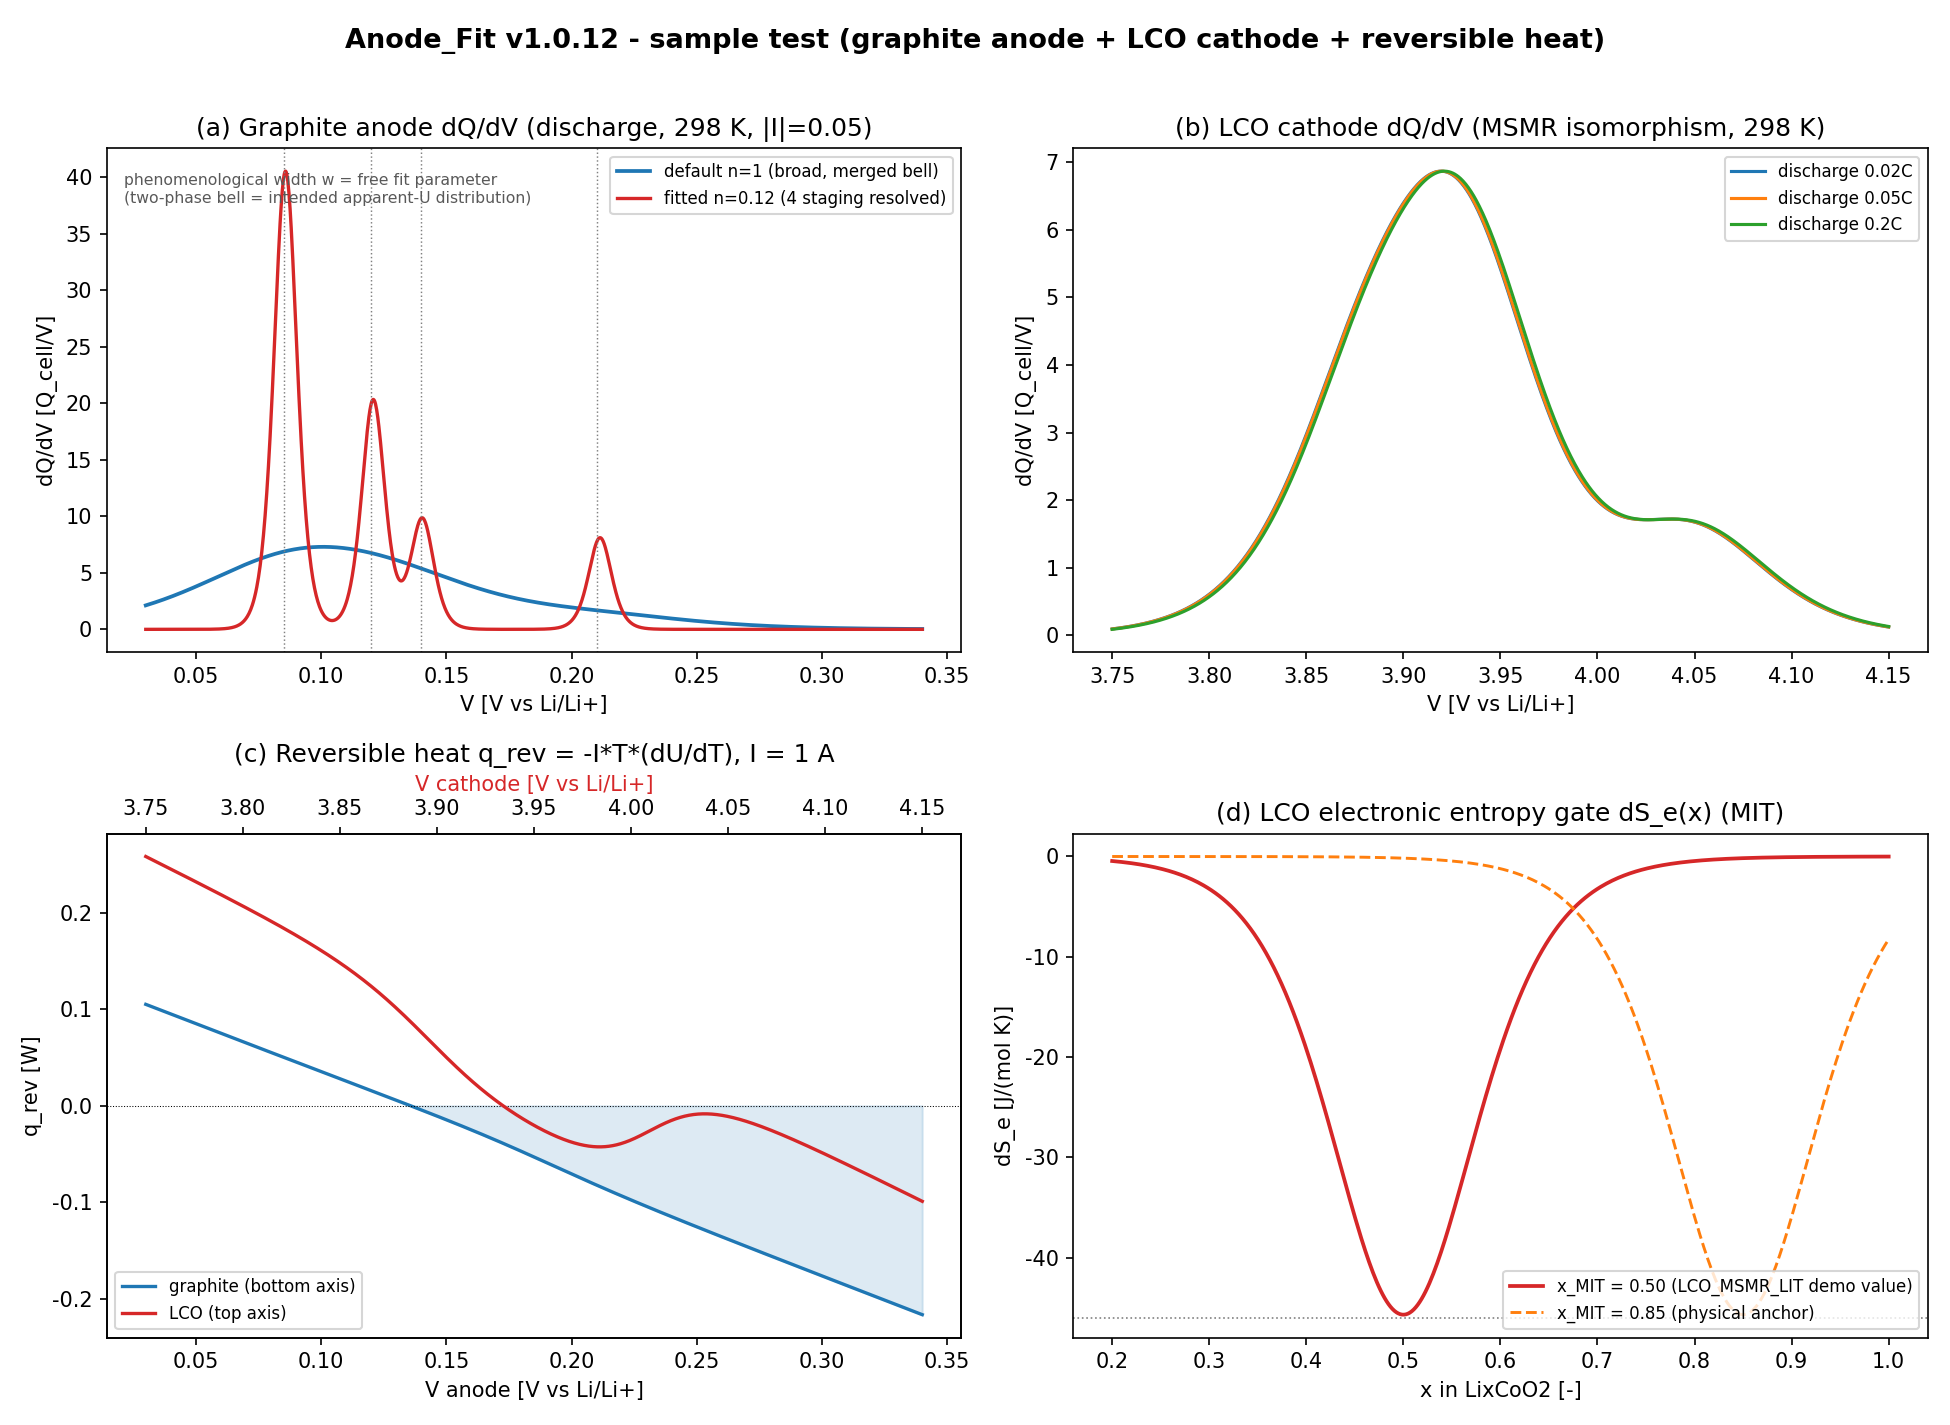

Recreate this plot in Python.
# -*- coding: utf-8 -*-
"""Anode_Fit v1.0.12 -- sample test figure (P4.4; English/ASCII labels only, glyph-safe).

Uses only v1.0.12 functions/classes (no re-implementation):
    GraphiteAnodeDischargeDQDV, LCOCathodeDQDV, func_dSe_molar,
    GRAPHITE_STAGING_LIT, LCO_MSMR_LIT, and the reversible_heat method.
Panels (2x2):
    (a) graphite anode dQ/dV (discharge, 298 K): default n=1 vs fitted n=0.12
    (b) LCO cathode dQ/dV (MSMR isomorphism) at three C-rates
    (c) reversible heat q_rev = -I*T*(dU/dT) for graphite and LCO
    (d) LCO electronic entropy MIT gate dS_e(x)
Output: sample_test_v1012.png (same folder, dpi=150). Deterministic (no RNG).
"""
import sys, importlib.util, copy
try:
    sys.stdout.reconfigure(encoding="utf-8", errors="replace")
except Exception:
    pass
import numpy as np
import matplotlib
matplotlib.use("Agg")
import matplotlib.pyplot as plt
matplotlib.rcParams["font.family"] = "DejaVu Sans"      # ASCII-safe default font
matplotlib.rcParams["axes.unicode_minus"] = False        # avoid minus-glyph issues
matplotlib.rcParams["mathtext.default"] = "regular"

CODE = r"D:\Projects\Project_Anode_Fit\Claude\docs\v1.0.12\Anode_Fit_v1.0.12.py"
OUT = r"D:\Projects\Project_Anode_Fit\Claude\docs\v1.0.12\sample_test_v1012.png"
spec = importlib.util.spec_from_file_location("anodefit", CODE)
m = importlib.util.module_from_spec(spec); spec.loader.exec_module(m)

# ---- instantiate v1.0.12 classes (representative parameters) ----
gr = m.GraphiteAnodeDischargeDQDV(m.GRAPHITE_STAGING_LIT, x=0.5, Rn=0.01, Cbg=0.0)
lco = m.LCOCathodeDQDV(m.LCO_MSMR_LIT, x=0.5, Rn=0.01, Cbg=0.0)

# fitted graphite: narrow the phenomenological width (n per transition)
# so the 4 staging transitions separate ('n' takes precedence over 'w' fallback)
fit_staging = copy.deepcopy(m.GRAPHITE_STAGING_LIT)
for tr in fit_staging:
    tr["n"] = 0.12                       # phenomenological free fit width (model unchanged)
gr_fit = m.GraphiteAnodeDischargeDQDV(fit_staging, x=0.5, Rn=0.01, Cbg=0.0)

Vg = np.linspace(0.03, 0.34, 1400)       # graphite anode window [V vs Li/Li+]
Vc = np.linspace(3.75, 4.15, 1200)       # LCO cathode window [V vs Li/Li+]

fig, ax = plt.subplots(2, 2, figsize=(13, 9.5))
fig.suptitle("Anode_Fit v1.0.12 - sample test (graphite anode + LCO cathode + reversible heat)",
             fontsize=13, fontweight="bold")

# (a) graphite dQ/dV: default (n=1, merged bell) vs fitted (n=0.12, 4 staging separated)
yg_def = np.asarray(gr.dqdv(Vg, T=298.15, I_abs=0.05, Q_cell=1.0, s=+1))
yg_fit = np.asarray(gr_fit.dqdv(Vg, T=298.15, I_abs=0.05, Q_cell=1.0, s=+1))
ax[0, 0].plot(Vg, yg_def, "C0", lw=1.8, label="default n=1 (broad, merged bell)")
ax[0, 0].plot(Vg, yg_fit, "C3", lw=1.6, label="fitted n=0.12 (4 staging resolved)")
for U in (0.210, 0.140, 0.120, 0.085):
    ax[0, 0].axvline(U, color="gray", ls=":", lw=0.7)
ax[0, 0].set_title("(a) Graphite anode dQ/dV (discharge, 298 K, |I|=0.05)")
ax[0, 0].set_xlabel("V [V vs Li/Li+]")
ax[0, 0].set_ylabel("dQ/dV [Q_cell/V]")
ax[0, 0].legend(fontsize=8, loc="upper right")
ax[0, 0].text(0.02, 0.95, "phenomenological width w = free fit parameter\n"
              "(two-phase bell = intended apparent-U distribution)",
              transform=ax[0, 0].transAxes, fontsize=7.5, va="top", color="0.35")

# (b) LCO cathode dQ/dV (MSMR isomorphism) at three C-rates via curve() facade
for c_rate, lab in [(0.02, "0.02C"), (0.05, "0.05C"), (0.2, "0.2C")]:
    ax[0, 1].plot(Vc, lco.curve(Vc, direction="discharge", c_rate=c_rate,
                                Q_cell=1.0, T=298.15),
                  lw=1.5, label="discharge " + lab)
ax[0, 1].set_title("(b) LCO cathode dQ/dV (MSMR isomorphism, 298 K)")
ax[0, 1].set_xlabel("V [V vs Li/Li+]")
ax[0, 1].set_ylabel("dQ/dV [Q_cell/V]")
ax[0, 1].legend(fontsize=8)

# (c) reversible heat q_rev = -I*T*(dU/dT) (T applied once), I = 1 A
qg = np.asarray(gr.reversible_heat(Vg, T=298.15, I=1.0))
ql = np.asarray(lco.reversible_heat(Vc, T=298.15, I=1.0))
ax[1, 0].plot(Vg, qg, "C0", lw=1.6, label="graphite (bottom axis)")
axb = ax[1, 0].twiny()
axb.plot(Vc, ql, "C3", lw=1.6)
axb.set_xlabel("V cathode [V vs Li/Li+]", color="C3")
ax[1, 0].plot([], [], "C3", lw=1.6, label="LCO (top axis)")
ax[1, 0].axhline(0, color="k", lw=0.5, ls=":")
ax[1, 0].fill_between(Vg, qg, 0, where=(qg < 0), color="C0", alpha=0.15)
ax[1, 0].set_title("(c) Reversible heat q_rev = -I*T*(dU/dT), I = 1 A")
ax[1, 0].set_xlabel("V anode [V vs Li/Li+]")
ax[1, 0].set_ylabel("q_rev [W]")
ax[1, 0].legend(fontsize=8, loc="lower left")

# (d) electronic entropy MIT gate dS_e(x) -- func_dSe_molar
xx = np.linspace(0.2, 1.0, 400)
ax[1, 1].plot(xx, m.func_dSe_molar(xx, 298.15, 13.0, 0.50, 0.05), "C3", lw=1.8,
              label="x_MIT = 0.50 (LCO_MSMR_LIT demo value)")
ax[1, 1].plot(xx, m.func_dSe_molar(xx, 298.15, 13.0, 0.85, 0.05), "C1", lw=1.4, ls="--",
              label="x_MIT = 0.85 (physical anchor)")
ax[1, 1].axhline(-46, color="gray", ls=":", lw=0.8)
ax[1, 1].set_title("(d) LCO electronic entropy gate dS_e(x) (MIT)")
ax[1, 1].set_xlabel("x in LixCoO2 [-]")
ax[1, 1].set_ylabel("dS_e [J/(mol K)]")
ax[1, 1].legend(fontsize=8, loc="lower right")

plt.tight_layout(rect=(0, 0, 1, 0.97))
plt.savefig(OUT, dpi=150)

# ---- console verification (report only; no physics assertion) ----
def n_peaks(y):
    return int(sum(1 for i in range(1, len(y) - 1)
                   if y[i] > y[i - 1] and y[i] >= y[i + 1] and y[i] > 0.3))

def finite(y):
    return bool(np.all(np.isfinite(y)))

print(f"saved: {OUT}")
print(f"(a) graphite finite={finite(yg_def) and finite(yg_fit)} | "
      f"local maxima: default n=1 -> {n_peaks(yg_def)} | fitted n=0.12 -> {n_peaks(yg_fit)}")
yl_02 = np.asarray(lco.curve(Vc, direction="discharge", c_rate=0.2, Q_cell=1.0, T=298.15))
print(f"(b) LCO 0.2C finite={finite(yl_02)} | max dQ/dV={yl_02.max():.3f} "
      f"@V={Vc[int(np.argmax(yl_02))]:.3f}")
print(f"(c) q_rev finite={finite(qg) and finite(ql)} | "
      f"graphite [{qg.min():.3f},{qg.max():.3f}] W | LCO [{ql.min():.3f},{ql.max():.3f}] W")
print(f"(d) dS_e gate depth @x_MIT: "
      f"{float(m.func_dSe_molar(0.50, 298.15, 13.0, 0.50, 0.05)):.2f} J/(mol K) (target ~ -46)")
print("=== SAMPLE TEST v1.0.12 DONE ===")
